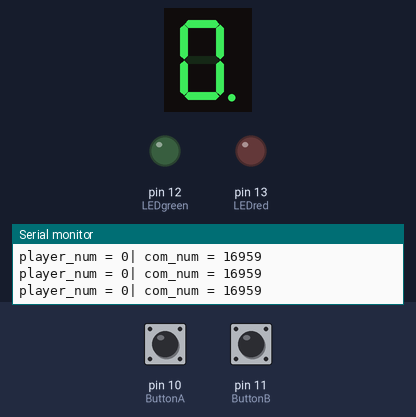
The sketch below on a simulated Arduino Uno, built with avr-gcc and run on an emulated ATmega328P. Parts: 1-digit seven-segment display, output pins drawn as LEDs (lit = HIGH), the last lines printed to the serial monitor. Wiring (inferred from the names in the program): 1-digit 7-segment display, segments lit when HIGH: segments pin 3, pin 4, pin 5, pin 6, pin 7, pin 8, pin 9, pin 2. Dashed ring = blinking. Inputs (shaded band) come from the test bench; at power-on: pin 10 (ButtonA) HIGH, pin 11 (ButtonB) HIGH. Random numbers use the default seed unless the sketch sets one; the segment pins are drawn as the display they are named for; pins used as bus, display or sensor lines are not drawn.

Above: at 1.2 s.
1.3 s: pin 10 (ButtonA) pulled LOW for 1 s
At 3.4 s:
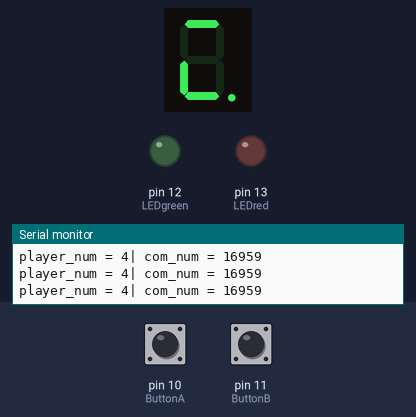
3.8 s: pin 11 (ButtonB) pulled LOW for 0.15 s
At 3.97 s:
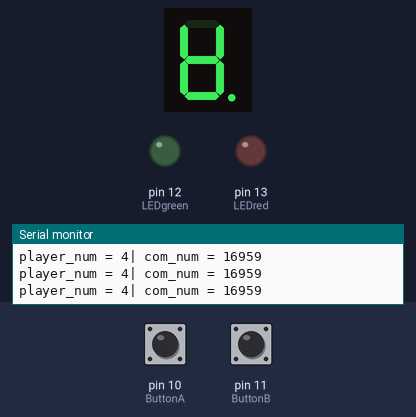
5.8 s: pin 10 (ButtonA) driven LOW and pin 11 (ButtonB) driven LOW
At 7.87 s:
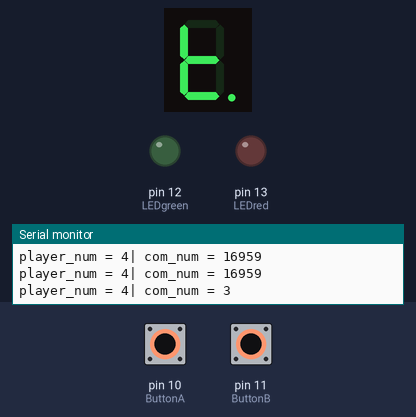
8.8 s: pin 11 (ButtonB) driven HIGH
At 11.27 s:
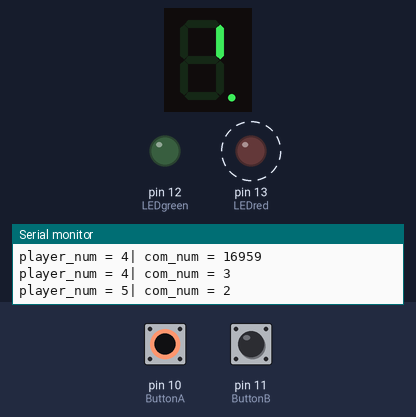
11.8 s: pin 10 (ButtonA) driven HIGH
13.3 s: pin 10 (ButtonA) driven LOW
At 13.48 s:
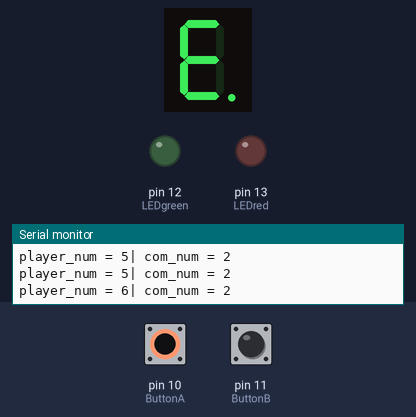
Timing chart, 0 to 16.3 s (numbered marks = the images above; inputs shaded):
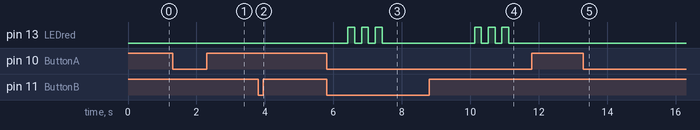

Measured:
- after the input at 1.3 s, the display: first changes at once (image 1 shows a later state)
- after the input at 3.8 s, the display: first changes at once (image 2 shows a later state)
- after the input at 13.3 s, the display: first changes at once (image 5 shows a later state)
- by itself, pin 13 (LEDred): alternates HIGH for 0.20 s and LOW for 0.20 s, 6 changes in all, then stays LOW

The sketch:

Assignment1_Dicegame.ino
```cpp
#define PIN_DP 2
#define PIN_A  3
#define PIN_B  4
#define PIN_C  5
#define PIN_D  6
#define PIN_E  7
#define PIN_F  8
#define PIN_G  9
#define ButtonA 10
#define ButtonB 11
#define LEDgreen 12
#define LEDred 13

int code_seven_segment[6]={207,146,134,204,164,160};                      // code for print : '1','2','3','4','5','6'
int code_print_minus = 254;                                               // code for print : '-'
int code_print_nothing = 255;
int segment_index = 0;

int setup_num = 0;
int random_num = 999999;
bool endgame_status = false;

//------------------------------------------------------------------------------------------
void setup() {
  pinMode(PIN_DP,OUTPUT);
  pinMode(PIN_A,OUTPUT);
  pinMode(PIN_B,OUTPUT);
  pinMode(PIN_C,OUTPUT);
  pinMode(PIN_D,OUTPUT);
  pinMode(PIN_E,OUTPUT);
  pinMode(PIN_F,OUTPUT);
  pinMode(PIN_G,OUTPUT);

  pinMode(ButtonA,INPUT_PULLUP);
  pinMode(ButtonB,INPUT_PULLUP);

  pinMode(LEDgreen,OUTPUT);
  pinMode(LEDred,OUTPUT);

  Serial.begin(9600);

  randomSeed(analogRead(A0));
  gamestart_setting();
}

void loop() {

  debugging();

  if(digitalRead(ButtonA)==LOW){                                               //internal Pullup
    Ctrl_ButtonA();
    endgame_status=true;
  }

  if(digitalRead(ButtonB)==LOW){                                               //internal Pullup
    if(endgame_status==true){
      Ctrl_ButtonB();
    }
    gamestart_setting();
    endgame_status=false;
  }
  delay(100);
}

//---------------------------- common function --------------------------------------------
void gamestart_setting(){
  print_num(code_print_minus);
  digitalWrite(LEDgreen,LOW);
  digitalWrite(LEDred,LOW);
}
void debugging(){
  Serial.print("player_num = ");
  Serial.print(setup_num);
  Serial.print("| com_num = ");
  Serial.println(random_num);
}
void print_num(int num){
  int i,j=7;
  for(i=PIN_DP;i<=PIN_G;i++){
    digitalWrite(i,bitRead(num,9-i));
  }
}
//----------------------------- control function--------------------------------------------
void Ctrl_ButtonA(){
  setup_num = segment_index+1;

  print_num(code_seven_segment[segment_index]);                                 //print set up number

  segment_index++;
  if(segment_index==6){
    segment_index = 0;
  }
}
void Ctrl_ButtonB(){
  random_num = random(1,7);
  print_num(code_print_nothing);                                                 //light off 7-Segment
  for(int i=0;i<3;i++){                                                          //loading effect
    for(int j=0;j<6;j++){
      digitalWrite(PIN_A+j,HIGH);
      delay(100);
      digitalWrite(PIN_A+j,LOW);
    }
  }
  for(int i=0;i<3;i++){                                                           //print random number
    print_num(code_seven_segment[random_num-1]);
    delay(100);
    print_num(code_print_nothing);
    delay(100);
  }
  print_num(code_seven_segment[random_num-1]);

  if(random_num==setup_num){                                                      //display win signal
    ledwin();
  }
  else{                                                                           //display lose signal
    ledlose();
  }
  endgame_status = true;
}
//----------------------------- win/lose function LEDlight ----------------------------------
void ledwin(){
  for(int i=0;i<6;i++){
    digitalWrite(LEDgreen,i%2);
    delay(200);
  }
}
void ledlose(){
  for(int i=0;i<6;i++){
    digitalWrite(LEDred,i%2);
    delay(200);
  }
}
```
